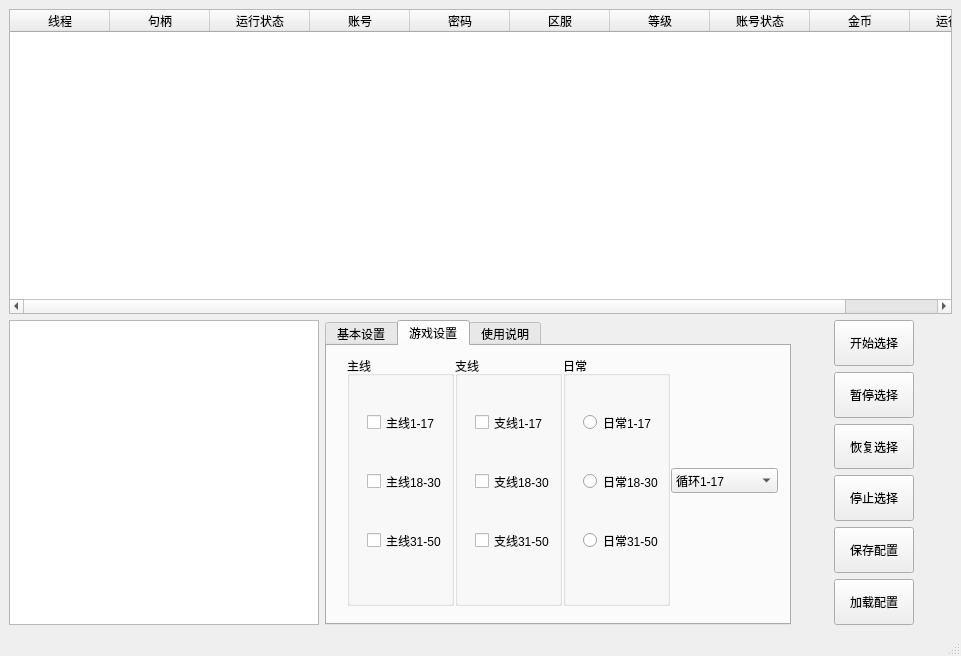
<?xml version="1.0" encoding="UTF-8"?>
<ui version="4.0">
 <class>MainWindow</class>
 <widget class="QMainWindow" name="MainWindow">
  <property name="geometry">
   <rect>
    <x>0</x>
    <y>0</y>
    <width>961</width>
    <height>656</height>
   </rect>
  </property>
  <property name="sizePolicy">
   <sizepolicy hsizetype="Fixed" vsizetype="Fixed">
    <horstretch>0</horstretch>
    <verstretch>0</verstretch>
   </sizepolicy>
  </property>
  <property name="minimumSize">
   <size>
    <width>961</width>
    <height>656</height>
   </size>
  </property>
  <property name="maximumSize">
   <size>
    <width>961</width>
    <height>656</height>
   </size>
  </property>
  <property name="windowTitle">
   <string>MainWindow</string>
  </property>
  <widget class="QWidget" name="centralwidget">
   <property name="enabled">
    <bool>true</bool>
   </property>
   <property name="sizePolicy">
    <sizepolicy hsizetype="Fixed" vsizetype="Fixed">
     <horstretch>0</horstretch>
     <verstretch>0</verstretch>
    </sizepolicy>
   </property>
   <layout class="QVBoxLayout" name="verticalLayout_4">
    <item>
     <layout class="QVBoxLayout" name="verticalLayout">
      <item>
       <layout class="QHBoxLayout" name="horizontalLayout">
        <item>
         <widget class="QTableWidget" name="tableWidget">
          <property name="enabled">
           <bool>true</bool>
          </property>
          <property name="sizePolicy">
           <sizepolicy hsizetype="Expanding" vsizetype="Expanding">
            <horstretch>0</horstretch>
            <verstretch>0</verstretch>
           </sizepolicy>
          </property>
          <property name="minimumSize">
           <size>
            <width>0</width>
            <height>0</height>
           </size>
          </property>
          <property name="maximumSize">
           <size>
            <width>16777215</width>
            <height>16777215</height>
           </size>
          </property>
          <property name="autoFillBackground">
           <bool>false</bool>
          </property>
          <attribute name="horizontalHeaderCascadingSectionResizes">
           <bool>true</bool>
          </attribute>
          <column>
           <property name="text">
            <string>线程</string>
           </property>
          </column>
          <column>
           <property name="text">
            <string>句柄</string>
           </property>
          </column>
          <column>
           <property name="text">
            <string>运行状态</string>
           </property>
          </column>
          <column>
           <property name="text">
            <string>账号</string>
           </property>
          </column>
          <column>
           <property name="text">
            <string>密码</string>
           </property>
          </column>
          <column>
           <property name="text">
            <string>区服</string>
           </property>
          </column>
          <column>
           <property name="text">
            <string>等级</string>
           </property>
          </column>
          <column>
           <property name="text">
            <string>账号状态</string>
           </property>
          </column>
          <column>
           <property name="text">
            <string>金币</string>
           </property>
          </column>
          <column>
           <property name="text">
            <string>运行时间</string>
           </property>
          </column>
         </widget>
        </item>
       </layout>
      </item>
      <item>
       <layout class="QHBoxLayout" name="horizontalLayout_10" stretch="2,3,1">
        <item>
         <layout class="QVBoxLayout" name="verticalLayout_2" stretch="0">
          <item>
           <widget class="QTextEdit" name="textEdit">
            <property name="sizePolicy">
             <sizepolicy hsizetype="Expanding" vsizetype="Expanding">
              <horstretch>0</horstretch>
              <verstretch>0</verstretch>
             </sizepolicy>
            </property>
            <property name="minimumSize">
             <size>
              <width>0</width>
              <height>0</height>
             </size>
            </property>
           </widget>
          </item>
         </layout>
        </item>
        <item>
         <layout class="QVBoxLayout" name="verticalLayout_3" stretch="0">
          <item>
           <widget class="QTabWidget" name="tabWidget">
            <property name="sizePolicy">
             <sizepolicy hsizetype="Expanding" vsizetype="Expanding">
              <horstretch>0</horstretch>
              <verstretch>0</verstretch>
             </sizepolicy>
            </property>
            <property name="minimumSize">
             <size>
              <width>0</width>
              <height>0</height>
             </size>
            </property>
            <property name="currentIndex">
             <number>1</number>
            </property>
            <widget class="QWidget" name="tab_3">
             <property name="sizePolicy">
              <sizepolicy hsizetype="Expanding" vsizetype="Expanding">
               <horstretch>0</horstretch>
               <verstretch>0</verstretch>
              </sizepolicy>
             </property>
             <attribute name="title">
              <string>基本设置</string>
             </attribute>
             <widget class="QWidget" name="verticalLayoutWidget_5">
              <property name="geometry">
               <rect>
                <x>10</x>
                <y>30</y>
                <width>441</width>
                <height>191</height>
               </rect>
              </property>
              <layout class="QVBoxLayout" name="verticalLayout_8" stretch="0,0,0">
               <property name="spacing">
                <number>1</number>
               </property>
               <item>
                <layout class="QHBoxLayout" name="horizontalLayout_11" stretch="1,3,1">
                 <property name="spacing">
                  <number>1</number>
                 </property>
                 <item>
                  <widget class="QLabel" name="label">
                   <property name="sizePolicy">
                    <sizepolicy hsizetype="Expanding" vsizetype="Expanding">
                     <horstretch>0</horstretch>
                     <verstretch>0</verstretch>
                    </sizepolicy>
                   </property>
                   <property name="text">
                    <string>程序位置</string>
                   </property>
                  </widget>
                 </item>
                 <item>
                  <widget class="QLineEdit" name="lineEdit">
                   <property name="sizePolicy">
                    <sizepolicy hsizetype="Expanding" vsizetype="Expanding">
                     <horstretch>0</horstretch>
                     <verstretch>0</verstretch>
                    </sizepolicy>
                   </property>
                   <property name="minimumSize">
                    <size>
                     <width>0</width>
                     <height>0</height>
                    </size>
                   </property>
                   <property name="maximumSize">
                    <size>
                     <width>16777215</width>
                     <height>30</height>
                    </size>
                   </property>
                   <property name="mouseTracking">
                    <bool>true</bool>
                   </property>
                  </widget>
                 </item>
                 <item>
                  <widget class="QPushButton" name="pushButton_7">
                   <property name="sizePolicy">
                    <sizepolicy hsizetype="Expanding" vsizetype="Expanding">
                     <horstretch>0</horstretch>
                     <verstretch>0</verstretch>
                    </sizepolicy>
                   </property>
                   <property name="maximumSize">
                    <size>
                     <width>16777215</width>
                     <height>30</height>
                    </size>
                   </property>
                   <property name="text">
                    <string>选择</string>
                   </property>
                  </widget>
                 </item>
                </layout>
               </item>
               <item>
                <layout class="QHBoxLayout" name="horizontalLayout_12" stretch="1,3,1">
                 <item>
                  <widget class="QLabel" name="label_2">
                   <property name="sizePolicy">
                    <sizepolicy hsizetype="Expanding" vsizetype="Expanding">
                     <horstretch>0</horstretch>
                     <verstretch>0</verstretch>
                    </sizepolicy>
                   </property>
                   <property name="text">
                    <string>账号位置</string>
                   </property>
                  </widget>
                 </item>
                 <item>
                  <widget class="QLineEdit" name="lineEdit_2">
                   <property name="sizePolicy">
                    <sizepolicy hsizetype="Expanding" vsizetype="Expanding">
                     <horstretch>0</horstretch>
                     <verstretch>0</verstretch>
                    </sizepolicy>
                   </property>
                   <property name="minimumSize">
                    <size>
                     <width>0</width>
                     <height>0</height>
                    </size>
                   </property>
                   <property name="maximumSize">
                    <size>
                     <width>16777215</width>
                     <height>30</height>
                    </size>
                   </property>
                  </widget>
                 </item>
                 <item>
                  <widget class="QPushButton" name="pushButton_8">
                   <property name="sizePolicy">
                    <sizepolicy hsizetype="Expanding" vsizetype="Expanding">
                     <horstretch>0</horstretch>
                     <verstretch>0</verstretch>
                    </sizepolicy>
                   </property>
                   <property name="maximumSize">
                    <size>
                     <width>16777215</width>
                     <height>30</height>
                    </size>
                   </property>
                   <property name="text">
                    <string>选择</string>
                   </property>
                  </widget>
                 </item>
                </layout>
               </item>
               <item>
                <layout class="QHBoxLayout" name="horizontalLayout_13" stretch="1,3,1,3">
                 <property name="spacing">
                  <number>1</number>
                 </property>
                 <item>
                  <widget class="QLabel" name="label_3">
                   <property name="sizePolicy">
                    <sizepolicy hsizetype="Expanding" vsizetype="Expanding">
                     <horstretch>0</horstretch>
                     <verstretch>0</verstretch>
                    </sizepolicy>
                   </property>
                   <property name="text">
                    <string>多开数量</string>
                   </property>
                  </widget>
                 </item>
                 <item>
                  <widget class="QLineEdit" name="lineEdit_3">
                   <property name="sizePolicy">
                    <sizepolicy hsizetype="Expanding" vsizetype="Expanding">
                     <horstretch>0</horstretch>
                     <verstretch>0</verstretch>
                    </sizepolicy>
                   </property>
                   <property name="minimumSize">
                    <size>
                     <width>0</width>
                     <height>0</height>
                    </size>
                   </property>
                   <property name="maximumSize">
                    <size>
                     <width>16777215</width>
                     <height>30</height>
                    </size>
                   </property>
                  </widget>
                 </item>
                 <item>
                  <widget class="QLabel" name="label_4">
                   <property name="sizePolicy">
                    <sizepolicy hsizetype="Expanding" vsizetype="Expanding">
                     <horstretch>0</horstretch>
                     <verstretch>0</verstretch>
                    </sizepolicy>
                   </property>
                   <property name="text">
                    <string>启动延迟</string>
                   </property>
                  </widget>
                 </item>
                 <item>
                  <widget class="QLineEdit" name="lineEdit_4">
                   <property name="sizePolicy">
                    <sizepolicy hsizetype="Expanding" vsizetype="Expanding">
                     <horstretch>0</horstretch>
                     <verstretch>0</verstretch>
                    </sizepolicy>
                   </property>
                   <property name="minimumSize">
                    <size>
                     <width>0</width>
                     <height>0</height>
                    </size>
                   </property>
                   <property name="maximumSize">
                    <size>
                     <width>16777215</width>
                     <height>30</height>
                    </size>
                   </property>
                  </widget>
                 </item>
                </layout>
               </item>
              </layout>
             </widget>
            </widget>
            <widget class="QWidget" name="tab_4">
             <property name="sizePolicy">
              <sizepolicy hsizetype="Expanding" vsizetype="Expanding">
               <horstretch>0</horstretch>
               <verstretch>0</verstretch>
              </sizepolicy>
             </property>
             <attribute name="title">
              <string>游戏设置</string>
             </attribute>
             <widget class="QWidget" name="horizontalWidget_6" native="true">
              <property name="geometry">
               <rect>
                <x>20</x>
                <y>10</y>
                <width>431</width>
                <height>251</height>
               </rect>
              </property>
              <property name="sizePolicy">
               <sizepolicy hsizetype="Expanding" vsizetype="Expanding">
                <horstretch>0</horstretch>
                <verstretch>0</verstretch>
               </sizepolicy>
              </property>
              <layout class="QHBoxLayout" name="horizontalLayout_14">
               <property name="spacing">
                <number>1</number>
               </property>
               <property name="bottomMargin">
                <number>1</number>
               </property>
               <item>
                <widget class="QGroupBox" name="groupBox">
                 <property name="sizePolicy">
                  <sizepolicy hsizetype="Expanding" vsizetype="Expanding">
                   <horstretch>0</horstretch>
                   <verstretch>0</verstretch>
                  </sizepolicy>
                 </property>
                 <property name="title">
                  <string>主线</string>
                 </property>
                 <widget class="QWidget" name="verticalLayoutWidget_6">
                  <property name="geometry">
                   <rect>
                    <x>20</x>
                    <y>40</y>
                    <width>79</width>
                    <height>171</height>
                   </rect>
                  </property>
                  <layout class="QVBoxLayout" name="verticalLayout_9">
                   <item>
                    <widget class="QCheckBox" name="checkBox">
                     <property name="sizePolicy">
                      <sizepolicy hsizetype="Expanding" vsizetype="Expanding">
                       <horstretch>0</horstretch>
                       <verstretch>0</verstretch>
                      </sizepolicy>
                     </property>
                     <property name="text">
                      <string>主线1-17</string>
                     </property>
                    </widget>
                   </item>
                   <item>
                    <widget class="QCheckBox" name="checkBox_2">
                     <property name="sizePolicy">
                      <sizepolicy hsizetype="Expanding" vsizetype="Expanding">
                       <horstretch>0</horstretch>
                       <verstretch>0</verstretch>
                      </sizepolicy>
                     </property>
                     <property name="text">
                      <string>主线18-30</string>
                     </property>
                    </widget>
                   </item>
                   <item>
                    <widget class="QCheckBox" name="checkBox_3">
                     <property name="sizePolicy">
                      <sizepolicy hsizetype="Expanding" vsizetype="Expanding">
                       <horstretch>0</horstretch>
                       <verstretch>0</verstretch>
                      </sizepolicy>
                     </property>
                     <property name="text">
                      <string>主线31-50</string>
                     </property>
                     <property name="autoExclusive">
                      <bool>false</bool>
                     </property>
                    </widget>
                   </item>
                  </layout>
                 </widget>
                </widget>
               </item>
               <item>
                <widget class="QGroupBox" name="groupBox_2">
                 <property name="sizePolicy">
                  <sizepolicy hsizetype="Expanding" vsizetype="Expanding">
                   <horstretch>0</horstretch>
                   <verstretch>0</verstretch>
                  </sizepolicy>
                 </property>
                 <property name="title">
                  <string>支线</string>
                 </property>
                 <widget class="QWidget" name="verticalLayoutWidget_7">
                  <property name="geometry">
                   <rect>
                    <x>20</x>
                    <y>40</y>
                    <width>79</width>
                    <height>171</height>
                   </rect>
                  </property>
                  <layout class="QVBoxLayout" name="verticalLayout_10">
                   <item>
                    <widget class="QCheckBox" name="checkBox_4">
                     <property name="sizePolicy">
                      <sizepolicy hsizetype="Expanding" vsizetype="Expanding">
                       <horstretch>0</horstretch>
                       <verstretch>0</verstretch>
                      </sizepolicy>
                     </property>
                     <property name="text">
                      <string>支线1-17</string>
                     </property>
                    </widget>
                   </item>
                   <item>
                    <widget class="QCheckBox" name="checkBox_5">
                     <property name="sizePolicy">
                      <sizepolicy hsizetype="Expanding" vsizetype="Expanding">
                       <horstretch>0</horstretch>
                       <verstretch>0</verstretch>
                      </sizepolicy>
                     </property>
                     <property name="text">
                      <string>支线18-30</string>
                     </property>
                    </widget>
                   </item>
                   <item>
                    <widget class="QCheckBox" name="checkBox_6">
                     <property name="sizePolicy">
                      <sizepolicy hsizetype="Expanding" vsizetype="Expanding">
                       <horstretch>0</horstretch>
                       <verstretch>0</verstretch>
                      </sizepolicy>
                     </property>
                     <property name="text">
                      <string>支线31-50</string>
                     </property>
                    </widget>
                   </item>
                  </layout>
                 </widget>
                </widget>
               </item>
               <item>
                <widget class="QGroupBox" name="groupBox_3">
                 <property name="sizePolicy">
                  <sizepolicy hsizetype="Expanding" vsizetype="Expanding">
                   <horstretch>0</horstretch>
                   <verstretch>0</verstretch>
                  </sizepolicy>
                 </property>
                 <property name="title">
                  <string>日常</string>
                 </property>
                 <widget class="QWidget" name="verticalLayoutWidget_8">
                  <property name="geometry">
                   <rect>
                    <x>20</x>
                    <y>40</y>
                    <width>81</width>
                    <height>171</height>
                   </rect>
                  </property>
                  <layout class="QVBoxLayout" name="verticalLayout_11" stretch="0,0,0">
                   <property name="spacing">
                    <number>6</number>
                   </property>
                   <item>
                    <widget class="QRadioButton" name="radioButton_2">
                     <property name="sizePolicy">
                      <sizepolicy hsizetype="Expanding" vsizetype="Expanding">
                       <horstretch>0</horstretch>
                       <verstretch>0</verstretch>
                      </sizepolicy>
                     </property>
                     <property name="text">
                      <string>日常1-17</string>
                     </property>
                    </widget>
                   </item>
                   <item>
                    <widget class="QRadioButton" name="radioButton">
                     <property name="sizePolicy">
                      <sizepolicy hsizetype="Expanding" vsizetype="Expanding">
                       <horstretch>0</horstretch>
                       <verstretch>0</verstretch>
                      </sizepolicy>
                     </property>
                     <property name="text">
                      <string>日常18-30</string>
                     </property>
                    </widget>
                   </item>
                   <item>
                    <widget class="QRadioButton" name="radioButton_3">
                     <property name="sizePolicy">
                      <sizepolicy hsizetype="Expanding" vsizetype="Expanding">
                       <horstretch>0</horstretch>
                       <verstretch>0</verstretch>
                      </sizepolicy>
                     </property>
                     <property name="text">
                      <string>日常31-50</string>
                     </property>
                    </widget>
                   </item>
                  </layout>
                 </widget>
                </widget>
               </item>
               <item>
                <widget class="QComboBox" name="comboBox">
                 <property name="sizePolicy">
                  <sizepolicy hsizetype="Expanding" vsizetype="Expanding">
                   <horstretch>0</horstretch>
                   <verstretch>0</verstretch>
                  </sizepolicy>
                 </property>
                 <property name="maximumSize">
                  <size>
                   <width>16777215</width>
                   <height>25</height>
                  </size>
                 </property>
                 <item>
                  <property name="text">
                   <string>循环1-17</string>
                  </property>
                 </item>
                 <item>
                  <property name="text">
                   <string>循环18-30</string>
                  </property>
                 </item>
                 <item>
                  <property name="text">
                   <string>循环31-50</string>
                  </property>
                 </item>
                </widget>
               </item>
              </layout>
             </widget>
            </widget>
            <widget class="QWidget" name="tab_5">
             <property name="enabled">
              <bool>true</bool>
             </property>
             <property name="sizePolicy">
              <sizepolicy hsizetype="Expanding" vsizetype="Expanding">
               <horstretch>0</horstretch>
               <verstretch>0</verstretch>
              </sizepolicy>
             </property>
             <attribute name="title">
              <string>使用说明</string>
             </attribute>
             <widget class="QTextEdit" name="textEdit_2">
              <property name="geometry">
               <rect>
                <x>60</x>
                <y>20</y>
                <width>351</width>
                <height>201</height>
               </rect>
              </property>
             </widget>
            </widget>
           </widget>
          </item>
         </layout>
        </item>
        <item>
         <layout class="QVBoxLayout" name="verticalLayout_7">
          <item alignment="Qt::AlignHCenter">
           <widget class="QPushButton" name="pushButton">
            <property name="sizePolicy">
             <sizepolicy hsizetype="Expanding" vsizetype="Expanding">
              <horstretch>0</horstretch>
              <verstretch>0</verstretch>
             </sizepolicy>
            </property>
            <property name="maximumSize">
             <size>
              <width>100</width>
              <height>50</height>
             </size>
            </property>
            <property name="text">
             <string>开始选择</string>
            </property>
           </widget>
          </item>
          <item alignment="Qt::AlignHCenter">
           <widget class="QPushButton" name="pushButton_2">
            <property name="sizePolicy">
             <sizepolicy hsizetype="Expanding" vsizetype="Expanding">
              <horstretch>0</horstretch>
              <verstretch>0</verstretch>
             </sizepolicy>
            </property>
            <property name="maximumSize">
             <size>
              <width>100</width>
              <height>50</height>
             </size>
            </property>
            <property name="text">
             <string>暂停选择</string>
            </property>
           </widget>
          </item>
          <item alignment="Qt::AlignHCenter">
           <widget class="QPushButton" name="pushButton_3">
            <property name="sizePolicy">
             <sizepolicy hsizetype="Expanding" vsizetype="Expanding">
              <horstretch>0</horstretch>
              <verstretch>0</verstretch>
             </sizepolicy>
            </property>
            <property name="maximumSize">
             <size>
              <width>100</width>
              <height>50</height>
             </size>
            </property>
            <property name="text">
             <string>恢复选择</string>
            </property>
           </widget>
          </item>
          <item alignment="Qt::AlignHCenter">
           <widget class="QPushButton" name="pushButton_4">
            <property name="sizePolicy">
             <sizepolicy hsizetype="Expanding" vsizetype="Expanding">
              <horstretch>0</horstretch>
              <verstretch>0</verstretch>
             </sizepolicy>
            </property>
            <property name="maximumSize">
             <size>
              <width>100</width>
              <height>50</height>
             </size>
            </property>
            <property name="text">
             <string>停止选择</string>
            </property>
           </widget>
          </item>
          <item alignment="Qt::AlignHCenter">
           <widget class="QPushButton" name="pushButton_5">
            <property name="sizePolicy">
             <sizepolicy hsizetype="Expanding" vsizetype="Expanding">
              <horstretch>0</horstretch>
              <verstretch>0</verstretch>
             </sizepolicy>
            </property>
            <property name="maximumSize">
             <size>
              <width>100</width>
              <height>50</height>
             </size>
            </property>
            <property name="text">
             <string>保存配置</string>
            </property>
           </widget>
          </item>
          <item alignment="Qt::AlignHCenter">
           <widget class="QPushButton" name="pushButton_6">
            <property name="sizePolicy">
             <sizepolicy hsizetype="Expanding" vsizetype="Expanding">
              <horstretch>0</horstretch>
              <verstretch>0</verstretch>
             </sizepolicy>
            </property>
            <property name="maximumSize">
             <size>
              <width>100</width>
              <height>50</height>
             </size>
            </property>
            <property name="text">
             <string>加载配置</string>
            </property>
           </widget>
          </item>
         </layout>
        </item>
       </layout>
      </item>
     </layout>
    </item>
   </layout>
  </widget>
  <widget class="QMenuBar" name="menubar">
   <property name="geometry">
    <rect>
     <x>0</x>
     <y>0</y>
     <width>961</width>
     <height>23</height>
    </rect>
   </property>
   <property name="sizePolicy">
    <sizepolicy hsizetype="Expanding" vsizetype="Expanding">
     <horstretch>0</horstretch>
     <verstretch>0</verstretch>
    </sizepolicy>
   </property>
  </widget>
  <widget class="QStatusBar" name="statusbar">
   <property name="sizePolicy">
    <sizepolicy hsizetype="Expanding" vsizetype="Expanding">
     <horstretch>0</horstretch>
     <verstretch>0</verstretch>
    </sizepolicy>
   </property>
  </widget>
 </widget>
 <resources/>
 <connections/>
</ui>
